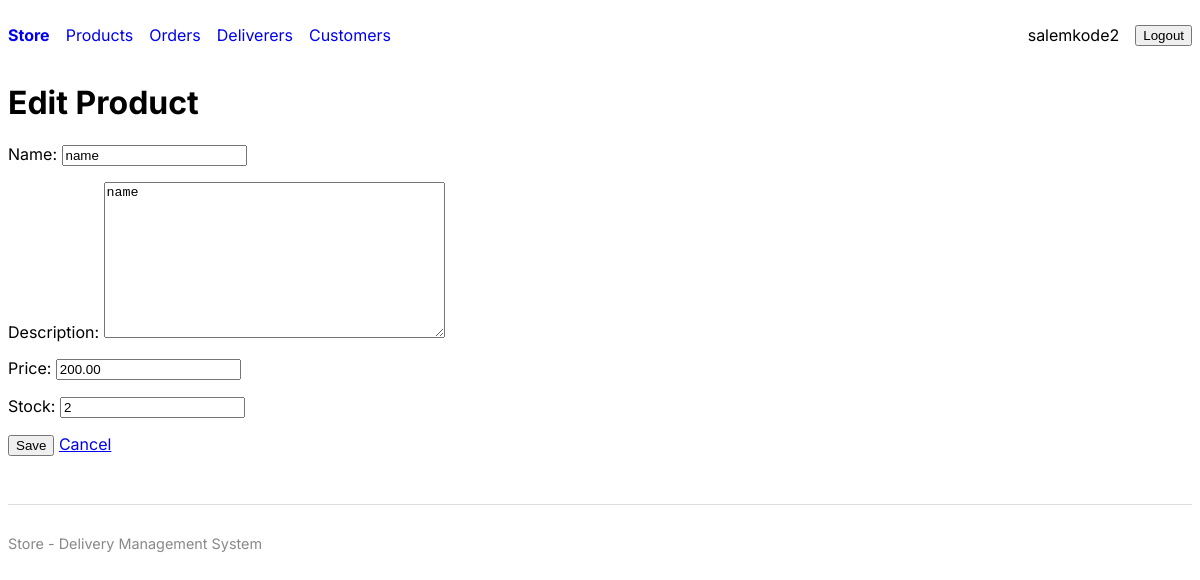
The page /products/1/update/ (signed in) on the database its author committed.
### products/models.py (models this page shows, shortened)
class Product(models.Model):
    name = models.CharField(max_length=200)
    description = models.TextField(blank=True)
    price = models.DecimalField(max_digits=10, decimal_places=2)
    stock = models.PositiveIntegerField(default=0)

### products/views.py (the view)
# urls.py: path('<int:pk>/update/', ProductUpdateView.as_view(), name='product-update'),
class ProductUpdateView(LoginRequiredMixin, UpdateView):
    model = Product
    template_name = "products/product_form.html"
    fields = ['name', 'description', 'price', 'stock']
    success_url = "/products/"

### templates/products/product_form.html (shortened to what this page needs)
{% extends 'store/base.html' %}
{% block content %}
<h1>{% if form.instance.id %}Edit Product{% else %}Add Product{% endif %}</h1>
<form method="post">
    {{ form.as_p }}
    <button type="submit">Save</button>
    <a href="{% url 'product-list' %}">Cancel</a>
</form>
{% endblock %}

### templates/store/base.html (shortened to what this page needs)
<!DOCTYPE html>
<html lang="en">
<head>
    <link rel="stylesheet" href="https://cdn.jsdelivr.net/gh/yegor256/tacit@gh-pages/tacit-css-1.9.5.min.css">
</head>
<body>
    <nav style="display: flex;">
        {% if user.is_authenticated %}
        <ul>
            <li><strong><a href="{% url 'home' %}">Store</a></strong></li>
            <li><a href="{% url 'product-list' %}">Products</a></li>
            <li><a href="{% url 'order-list' %}">Orders</a></li>
            <li><a href="{% url 'deliverer-list' %}">Deliverers</a></li>
            <li><a href="{% url 'customer-list' %}">Customers</a></li>
        </ul>
        <ul class="right">
            <li><span>{{ user.username }}</span></li>
            <li>
                <form action="{% url 'logout' %}" method="post">
                    <button type="submit">Logout</button>
                </form>
            </li>
        </ul>
        {% else %}
        <ul class="right">
            <li><a href="{% url 'login' %}">Login</a></li>
            <li><a href="{% url 'signup' %}">Sign Up</a></li>
        </ul>
        {% endif %}
    </nav>
    <main>
        {% block content %}{% endblock %}
    </main>
    <footer>
        <p>Store - Delivery Management System</p>
    </footer>
</body>
</html>

### templates/store/base.html (style rules this page uses)
body { font-family: 'Inter', system-ui, -apple-system, sans-serif; }
nav { display: flex; flex-wrap: wrap; align-items: center; gap: 1rem; padding: 1rem 0; }
nav ul { display: flex; gap: 1rem; list-style: none; padding: 0; margin: 0; align-items: center; }
nav ul li a { text-decoration: none; }
nav ul.right { margin-left: auto; }
footer { margin-top: 3rem; padding-top: 1rem; border-top: 1px solid #ddd; font-size: 0.9em; color: #888; }

### rows shown on the page
Product: name "name", description "name", price "200.00", stock "2"

### other values the page prints
{{ user.username }} "salemkode2"
